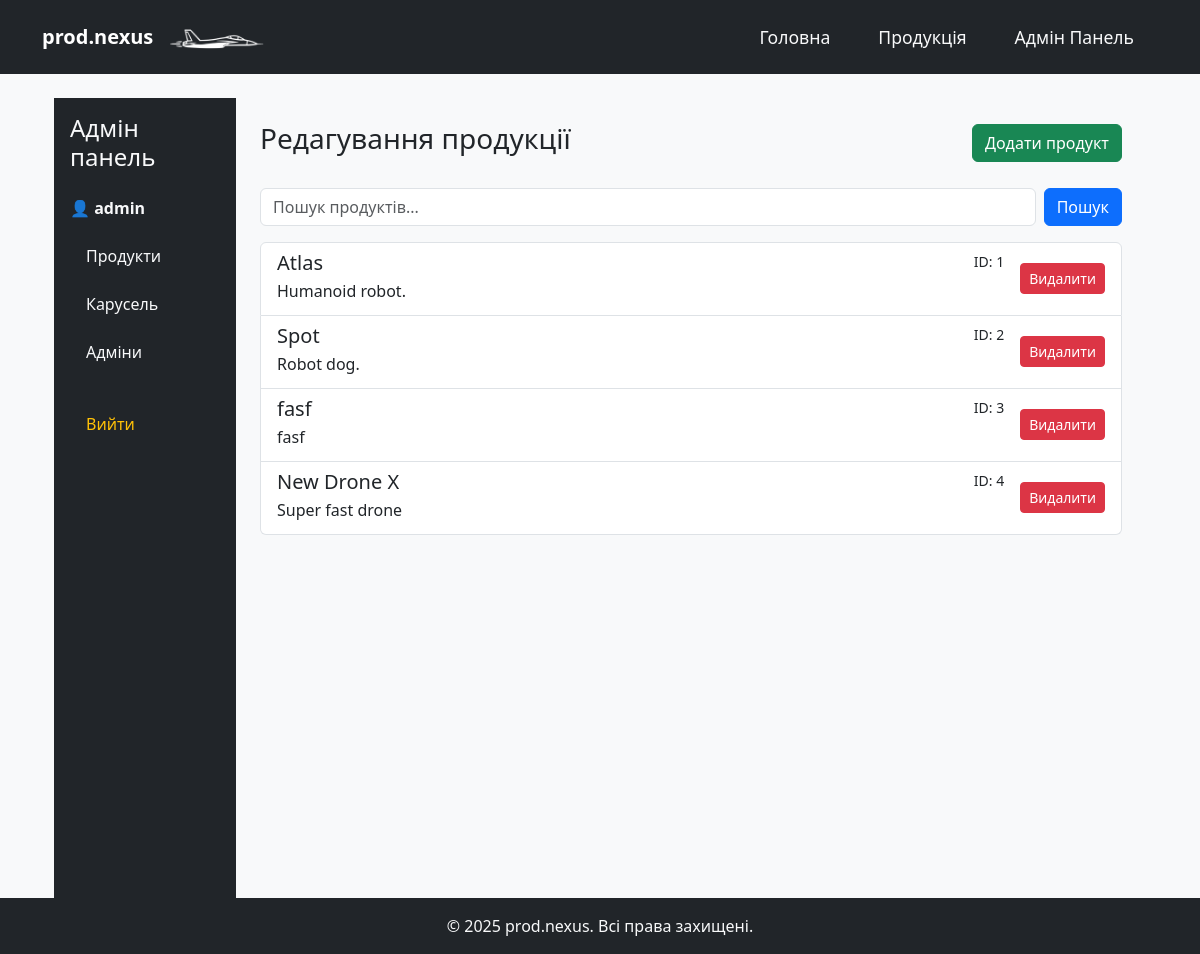
The app's page /admin/dashboard (signed in) with its own data.
### app/domain/users.py (models this page shows, shortened)
class User(UserMixin, db.Model):
    __tablename__ = 'user'
    id = db.Column(db.Integer, primary_key=True)
    username = db.Column(db.String(80), unique=True, nullable=False)
    password_hash = db.Column(db.String(128), nullable=False)
    name = db.Column(db.String(100))
    email = db.Column(db.String(120), unique=True, nullable=False)
    role = db.Column(db.String(20), nullable=False, default='admin')

### app/domain/catalog.py (models this page shows, shortened)
class Product(db.Model):
    __tablename__ = 'product'
    id = db.Column(db.Integer, primary_key=True)
    name = db.Column(db.String(100), nullable=False)
    desc = db.Column(db.Text, nullable=False)
    img = db.Column(db.String(100), nullable=False, default='default.png')

### app/admin/routes.py (the view)
@admin.route("/dashboard")
@login_required
def admin_dashboard():
    products = Product.query.all()
    return render_template("admin_dashboard.html", products=products, admin_name=current_user.name)

### app/domain/users.py (called while the page is built)
@login_manager.user_loader
def load_user(user_id):
    return User.query.get(int(user_id))

### app/templates/admin_dashboard.html
{% extends "base.html" %}
{% block content %}
<div class="container-fluid">
  <div class="row">
    {% include "admin_sidebar.html" %}
    <div class="col-md-9 col-lg-10 p-4">
      <div class="d-flex justify-content-between align-items-center mb-4">
        <h3>Редагування продукції</h3>
        <a href="{{ url_for('admin.add_product') }}" class="btn btn-success">Додати продукт</a>
      </div>
      <form method="GET" class="mb-3 d-flex">
        <input type="text" name="q" class="form-control me-2" placeholder="Пошук продуктів..." value="{{ request.args.get('q', '') }}">
        <button class="btn btn-primary">Пошук</button>
      </form>
      <div class="list-group">
        {% for product in products %}
        <div class="list-group-item d-flex justify-content-between align-items-center">
          <a href="{{ url_for('admin.edit_product', product_id=product.id) }}" class="flex-grow-1 text-decoration-none text-dark">
            <div class="d-flex w-100 justify-content-between">
              <h5 class="mb-1">{{ product.name }}</h5>
              <small>ID: {{ product.id }}</small>
            </div>
            <p class="mb-1 text-truncate">{{ product.desc }}</p>
          </a>
          <form action="{{ url_for('admin.delete_product', product_id=product.id) }}" method="POST" class="ms-3">
            <button type="submit" class="btn btn-danger btn-sm" onclick="return confirm('Ви впевнені, що хочете видалити продукт?');">
              Видалити
            </button>
          </form>
        </div>
        {% else %}
        <div class="alert alert-info">Продукти не знайдені.</div>
        {% endfor %}
      </div>
    </div>
  </div>
</div>
{% endblock %}

### app/templates/admin_sidebar.html
<div class="d-flex">
  <div class="bg-dark text-light p-3" style="width:240px; min-height:100vh;">
    <h4 class="mb-4">Адмін панель</h4>
    <div class="mb-3">
      <strong>👤 {{ current_user.username }}</strong>
    </div>
    <ul class="nav flex-column">
      <li class="nav-item mb-2">
        <a class="nav-link text-light" href="{{ url_for('admin.admin_dashboard') }}">Продукти</a>
      </li>
      <li class="nav-item mb-2">
        <a class="nav-link text-light" href="{{ url_for('admin.admin_carousel') }}">Карусель</a>
      </li>
      <li class="nav-item mb-2">
        <a class="nav-link text-light" href="{{ url_for('admin.admin_list') }}">Адміни</a>
      </li>
      <li class="nav-item mb-2 mt-4">
        <a class="nav-link text-warning" href="{{ url_for('admin.logout') }}">Вийти</a>
      </li>
    </ul>
  </div>

### app/static/css/style.css (style rules this page uses)
body { background-color: #f8f9fa; margin: 0; }

### records on screen
User: username "admin"
Product: name "Atlas", id "1", desc "Humanoid robot."
Product: name "Spot", id "2", desc "Robot dog."
Product: name "fasf", id "3", desc "fasf"
Product: name "New Drone X", id "4", desc "Super fast drone"
